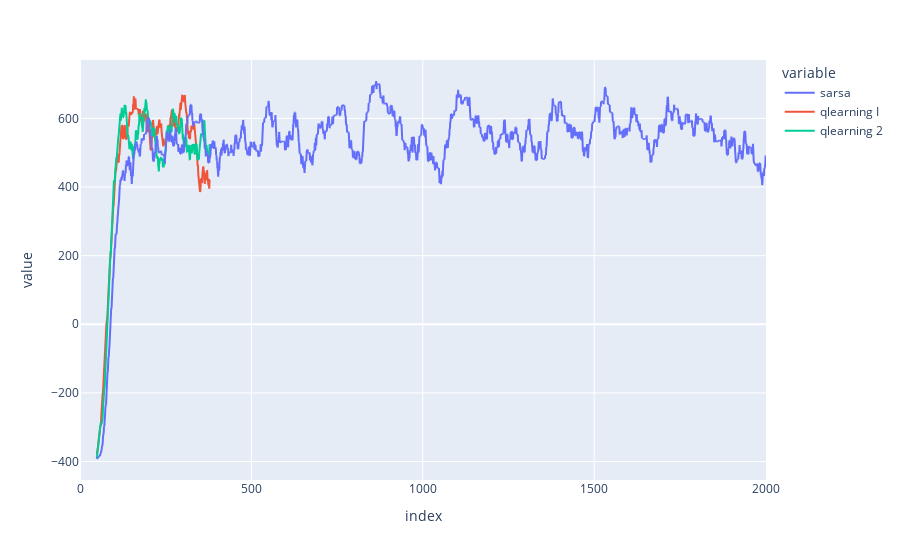

Source (notebook cell):
### Code cell
df3 = pd.read_csv('/home/robotfish/Project/cart_pole/q_learning/0525_113819/exp_bin10_alpha_decay_.out', header=None)
fig.add_scatter(x=df3.index, y=df3[2].rolling(50).mean(), name="qlearning 2")

### Figure 1 — Plotly figure (JSON) as saved in the notebook; plotly's stock layout.template omitted (floating-point values rounded to 4 significant figures; data arrays with more than 128 entries replaced by an {"elided": "..."} marker saying what was removed)
{"data": [{"hovertemplate": "variable=reward_roll<br>index=%{x}<br>value=%{y}<extra></extra>", "legendgroup": "reward_roll", "line": {"color": "#636efa", "dash": "solid"}, "mode": "lines", "name": "sarsa", "showlegend": true, "type": "scattergl", "x": {"elided": "2002 int values"}, "xaxis": "x", "y": {"elided": "2002 float values"}, "yaxis": "y"}, {"mode": "lines", "name": "qlearning I", "type": "scatter", "x": {"elided": "380 int values"}, "y": {"elided": "380 float values"}}, {"name": "qlearning 2", "type": "scatter", "x": {"elided": "380 int values"}, "y": {"elided": "380 float values"}}], "layout": {"legend": {"title": {"text": "variable"}, "tracegroupgap": 0}, "margin": {"t": 60}, "xaxis": {"anchor": "y", "domain": [0, 1], "title": {"text": "index"}}, "yaxis": {"anchor": "x", "domain": [0, 1], "title": {"text": "value"}}}}
